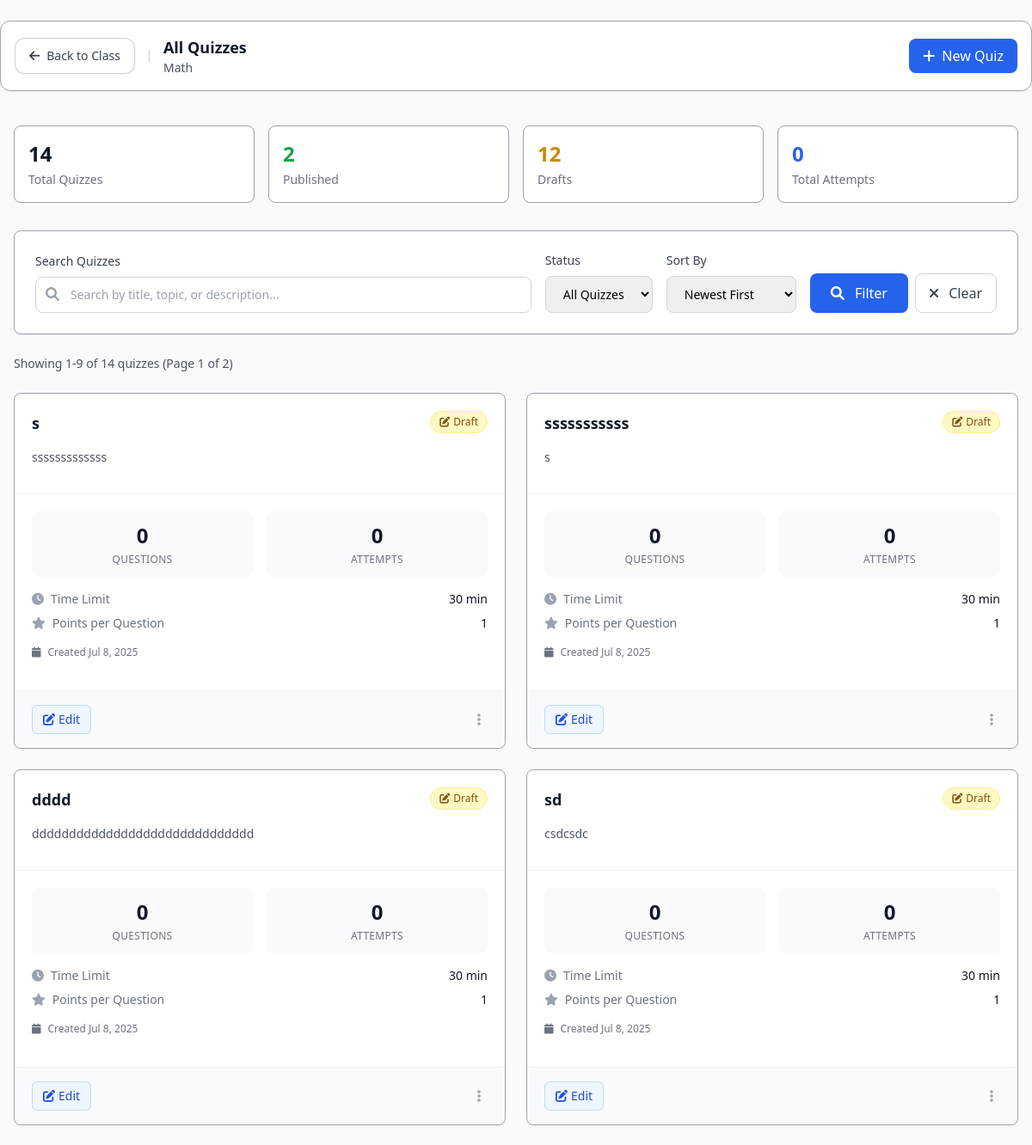
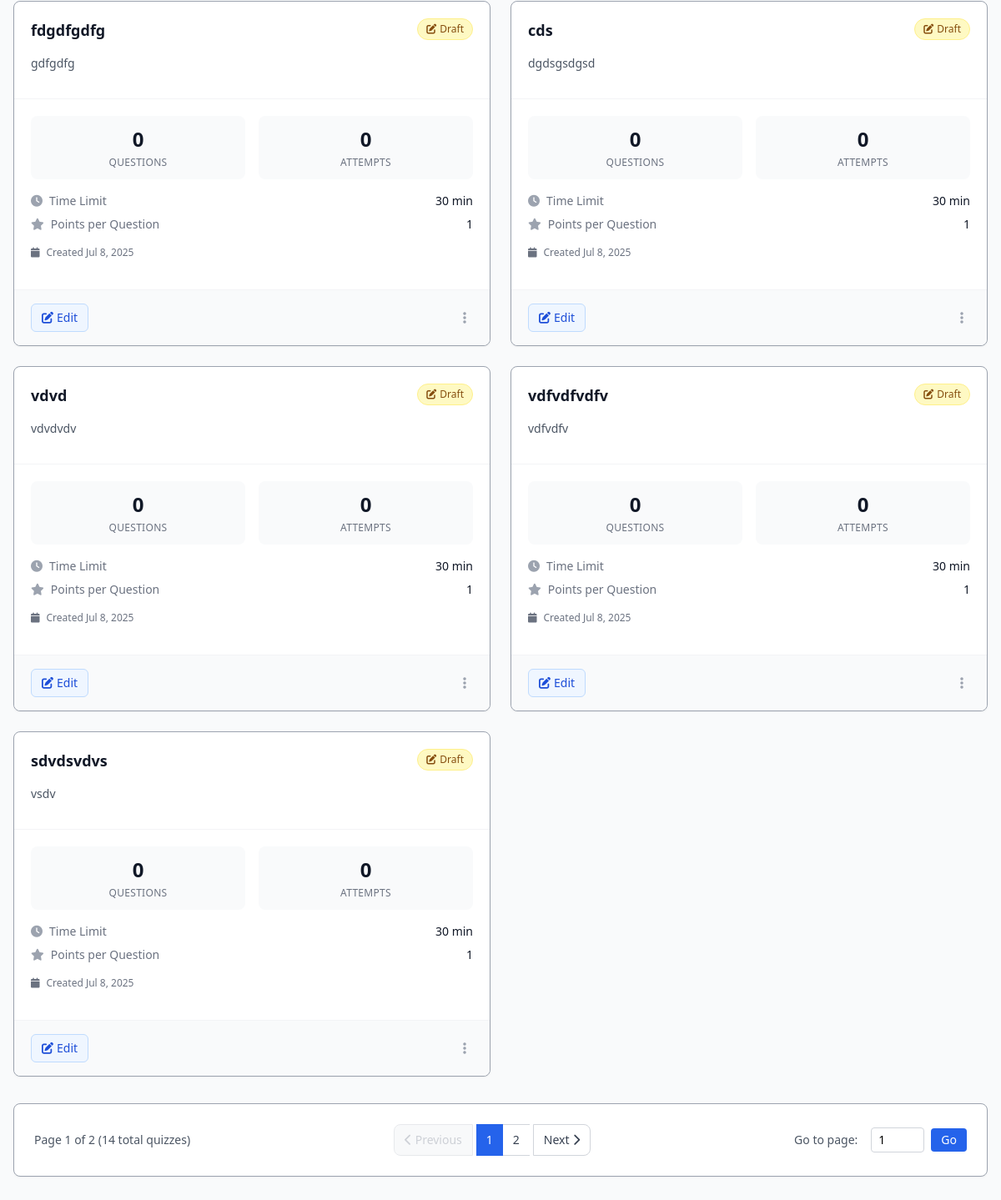
Screenshot of /Teacher/Contents/Quiz/allQuizzes.php?class_id=26 (signed in) with the database file from the repository (2 pictures, top to bottom).
### tables this page shows
CREATE TABLE `teacher_classes_tb` (
  `class_id` int(11) NOT NULL,
  `th_id` varchar(255) NOT NULL,
  `class_name` varchar(255) NOT NULL,
  `class_code` varchar(10) NOT NULL,
  `class_description` text DEFAULT NULL,
  `grade_level` varchar(20) NOT NULL,
  `strand` varchar(50) DEFAULT NULL,
  `status` enum('active','inactive','archived') NOT NULL DEFAULT 'active',
  `created_at` timestamp NOT NULL DEFAULT current_timestamp(),
  `updated_at` timestamp NOT NULL DEFAULT current_timestamp() ON UPDATE current_timestamp()
);

CREATE TABLE `quizzes_tb` (
  `quiz_id` int(11) NOT NULL,
  `class_id` int(11) NOT NULL,
  `th_id` varchar(255) NOT NULL,
  `quiz_title` varchar(255) NOT NULL,
  `quiz_description` text DEFAULT NULL,
  `quiz_topic` varchar(255) DEFAULT NULL,
  `time_limit` int(11) NOT NULL DEFAULT 30,
  `points_per_question` int(11) NOT NULL DEFAULT 1,
  `shuffle_questions` tinyint(1) NOT NULL DEFAULT 0,
  `show_results` tinyint(1) NOT NULL DEFAULT 1,
  `allow_retakes` tinyint(1) NOT NULL DEFAULT 0,
  `status` enum('draft','published','archived') NOT NULL DEFAULT 'draft',
  `created_at` timestamp NOT NULL DEFAULT current_timestamp(),
  `updated_at` timestamp NOT NULL DEFAULT current_timestamp() ON UPDATE current_timestamp(),
  `parent_quiz_id` int(11) DEFAULT NULL
);

### Teacher/Functions/quizListFunctions.php (called while the page is built, shortened)
<?php
function getClassInfo($conn, $class_id, $teacher_id) {
    $stmt = $conn->prepare("SELECT * FROM teacher_classes_tb WHERE class_id = ? AND th_id = ?");
    $stmt->bind_param("is", $class_id, $teacher_id);
    $stmt->execute();
    $result = $stmt->get_result();
    return $result->fetch_assoc();
}
function getQuizzesByFilters($conn, $class_id, $teacher_id, $searchTerm = '', $statusFilter = 'all', $sortBy = 'newest', $page = 1, $perPage = 10) {
    $offset = ($page - 1) * $perPage;
    $whereConditions = ["q.class_id = ? AND q.th_id = ?"];
    $params = [$class_id, $teacher_id];
    $paramTypes = "is";
    $whereClause = implode(" AND ", $whereConditions);
    $orderBy = getOrderByClause($sortBy);
    $totalQuizzes = getQuizzesCount($conn, $whereClause, $paramTypes, $params);
    $totalPages = ceil($totalQuizzes / $perPage);
    $quizzes = [];
    if ($totalQuizzes > 0) {
        $quizzes = fetchQuizzesWithStats(
            $conn,
            $whereClause,
            $orderBy,
            $perPage,
            $offset,
            $paramTypes,
            $params
        );
    }
    return [
        'quizzes' => $quizzes,
        'total' => $totalQuizzes,
        'totalPages' => $totalPages,
        'offset' => $offset
    ];
}
function getOrderByClause($sortBy) {
    switch($sortBy) {
        case 'newest':
        default:
            return "q.created_at DESC";
    }
}
function getQuizzesCount($conn, $whereClause, $paramTypes, $params) {
    $countQuery = "
        SELECT COUNT(DISTINCT q.quiz_id) as total
        FROM quizzes_tb q
        LEFT JOIN quiz_questions_tb qq ON q.quiz_id = qq.quiz_id
        LEFT JOIN quiz_attempts_tb qa ON q.quiz_id = qa.quiz_id AND qa.status = 'completed'
        WHERE {$whereClause}
    ";
    $stmt = $conn->prepare($countQuery);
    $stmt->bind_param($paramTypes, ...$params);
    $stmt->execute();
    return $stmt->get_result()->fetch_assoc()['total'];
}
function fetchQuizzesWithStats($conn, $whereClause, $orderBy, $limit, $offset, $paramTypes, $params) {
    $query = "
        SELECT
            q.*,
            COUNT(qq.question_id) as question_count,
            COUNT(DISTINCT qa.st_id) as attempt_count,
            AVG(qa.score) as avg_score
        FROM quizzes_tb q
        LEFT JOIN quiz_questions_tb qq ON q.quiz_id = qq.quiz_id
        LEFT JOIN quiz_attempts_tb qa ON q.quiz_id = qa.quiz_id AND qa.status = 'completed'
        WHERE {$whereClause}
        GROUP BY q.quiz_id
        ORDER BY {$orderBy}
        LIMIT ? OFFSET ?
    ";
    $params[] = $limit;
    $params[] = $offset;
    $paramTypes .= "ii";
    $stmt = $conn->prepare($query);
    $stmt->bind_param($paramTypes, ...$params);
    $stmt->execute();
    $result = $stmt->get_result();
    return $result->fetch_all(MYSQLI_ASSOC);
}
function getStatusBadge($status) {
    switch($status) {
        case 'draft':
            return 'bg-yellow-100 text-yellow-800 border-yellow-200';
    }
}
function formatTimeLimit($minutes) {
    if ($minutes < 60) return $minutes . ' min';
    $hours = floor($minutes / 60);
    $mins = $minutes % 60;
    return $hours . 'h' . ($mins > 0 ? ' ' . $mins . 'm' : '');
}

### Teacher/Contents/Quiz/allQuizzesIncludes/quiz-card-actions.php (the view, shortened to what this page needs)
<div class="px-5 py-4 bg-gray-50 border-t border-gray-100 rounded-b-lg">
    <div class="flex items-center justify-between">
        <div class="flex space-x-2">
            <a href="../Quiz/editQuiz.php?quiz_id=<?php echo $quiz['quiz_id']; ?>"
               class="inline-flex items-center px-3 py-1.5 text-sm font-medium text-blue-700 bg-blue-50 border border-blue-200 rounded-md hover:bg-blue-100 focus:ring-2 focus:ring-blue-500 transition-colors">
                <i class="fas fa-edit mr-1"></i>
                Edit
            </a>
        </div>
        <div class="relative">
            <button class="quiz-menu-btn inline-flex items-center p-2 text-gray-400 hover:text-gray-600 focus:outline-none focus:ring-2 focus:ring-blue-500 rounded-md transition-colors"
                    data-quiz-id="<?php echo $quiz['quiz_id']; ?>">
                <i class="fas fa-ellipsis-v"></i>
            </button>
        </div>
    </div>
</div>

### Teacher/Contents/Quiz/allQuizzes.php (shortened to what this page needs)
<?php
include_once '../../../Connection/conn.php';
include_once '../../Functions/quizListFunctions.php';
$class_id = intval($_GET['class_id']);
$teacher_id = $_SESSION['user_id'];
$classInfo = getClassInfo($conn, $class_id, $teacher_id);
$quizzesPerPage = 9;
$currentPage = isset($_GET['page']) ? max(1, intval($_GET['page'])) : 1;
$searchTerm = isset($_GET['search']) ? trim($_GET['search']) : '';
$statusFilter = isset($_GET['status']) ? $_GET['status'] : 'all';
$sortBy = isset($_GET['sort']) ? $_GET['sort'] : 'newest';
$quizzesData = getQuizzesByFilters(
    $conn,
    $class_id,
    $teacher_id,
    $searchTerm,
    $statusFilter,
    $sortBy,
    $currentPage,
    $quizzesPerPage
);
$quizzes = $quizzesData['quizzes'];
$totalQuizzes = $quizzesData['total'];
$totalPages = $quizzesData['totalPages'];
?>
<!DOCTYPE html>
<html lang="en">
<head>
    <?php include 'allQuizzesIncludes/quiz-header.php'; ?>
</head>
<body class="bg-gray-50 min-h-screen">
    <?php include 'allQuizzesIncludes/quiz-nav.php'; ?>
    <div class="max-w-7xl mx-auto px-4 py-6">
        <?php if ($totalQuizzes === 0 && empty($searchTerm) && $statusFilter === 'all'): ?>
            <?php include 'allQuizzesIncludes/quiz-empty-state.php'; ?>
        <?php else: ?>
            <?php include 'allQuizzesIncludes/quiz-stats.php'; ?>
            <?php include 'allQuizzesIncludes/quiz-filters.php'; ?>
            <?php if ($totalQuizzes === 0): ?>
                <?php include 'allQuizzesIncludes/quiz-no-results.php'; ?>
            <?php else: ?>
                <?php include 'allQuizzesIncludes/quiz-results-info.php'; ?>
                <div class="grid grid-cols-1 md:grid-cols-2 xl:grid-cols-3 gap-6 mb-8">
                    <?php foreach ($quizzes as $quiz): ?>
                        <?php include 'allQuizzesIncludes/quiz-card.php'; ?>
                    <?php endforeach; ?>
                </div>
                <?php if ($totalPages > 1): ?>
                    <?php include 'allQuizzesIncludes/quiz-pagination.php'; ?>
                <?php endif; ?>
            <?php endif; ?>
        <?php endif; ?>
    </div>
</body>
</html>

### Teacher/Contents/Quiz/allQuizzesIncludes/quiz-nav.php (shortened to what this page needs)
<div class="max-w-7xl sticky top-0 bg-white/95 backdrop-blur-sm rounded-xl z-10 shadow-sm border border-gray-400 mb-4 mt-6 mx-auto">
    <div class="max-w-7xl mx-auto px-4 py-4">
        <div class="flex items-center justify-between">
            <div class="flex items-center space-x-4">
                <a href="../../Contents/Tabs/classDetails.php?class_id=<?php echo $class_id; ?>"
                   class="bg-white hover:bg-gray-50 text-gray-700 px-4 py-2.5 rounded-xl flex items-center text-sm font-medium transition-all duration-200 shadow-sm hover:shadow-md border border-gray-400/50">
                    <i class="fas fa-arrow-left mr-2"></i>
                    <span>Back to Class</span>
                </a>
                <div>
                    <h1 class="text-lg font-semibold text-gray-900">All Quizzes</h1>
                    <p class="text-sm text-gray-600"><?php echo htmlspecialchars($classInfo['class_name']); ?></p>
                </div>
            </div>
            <button id="addQuizBtn"
                   class="inline-flex items-center px-4 py-2 bg-blue-600 text-white rounded-lg hover:bg-blue-700 focus:ring-2 focus:ring-blue-500 transition-colors shadow-sm">
                <i class="fas fa-plus mr-2"></i>
                New Quiz
            </button>
        </div>
    </div>
</div>

### Teacher/Contents/Quiz/allQuizzesIncludes/quiz-card.php (shortened to what this page needs)
<div class="quiz-card bg-white rounded-lg border border-gray-400 shadow-sm hover:shadow-md transition-all duration-200 hover:border-blue-200" data-quiz-id="<?php echo $quiz['quiz_id']; ?>">
    <div class="p-5 border-b border-gray-100">
        <div class="flex items-start justify-between mb-3">
            <div class="flex-1 min-w-0">
                <h4 class="text-lg font-semibold text-gray-900 mb-1 truncate" title="<?php echo htmlspecialchars($quiz['quiz_title']); ?>">
                    <?php echo htmlspecialchars($quiz['quiz_title']); ?>
                </h4>
            </div>
            <span class="inline-flex items-center px-2.5 py-1 rounded-full text-xs font-medium border <?php echo getStatusBadge($quiz['status']); ?>">
                <?php if ($quiz['status'] === 'published'): ?>
                    <i class="fas fa-globe mr-1"></i>
                <?php elseif ($quiz['status'] === 'draft'): ?>
                    <i class="fas fa-edit mr-1"></i>
                <?php else: ?>
                    <i class="fas fa-archive mr-1"></i>
                <?php endif; ?>
                <?php echo ucfirst($quiz['status']); ?>
            </span>
        </div>
        <?php if (!empty($quiz['quiz_description'])): ?>
            <p class="text-sm text-gray-600 line-clamp-2 mb-3">
                <?php echo htmlspecialchars($quiz['quiz_description']); ?>
            </p>
        <?php endif; ?>
    </div>
    <div class="p-5">
        <div class="grid grid-cols-2 gap-4 mb-4">
            <div class="text-center p-3 bg-gray-50 rounded-lg">
                <div class="text-2xl font-bold text-gray-900 mb-1">
                    <?php echo $quiz['question_count']; ?>
                </div>
                <div class="text-xs text-gray-500 uppercase tracking-wide">
                    Question<?php echo $quiz['question_count'] != 1 ? 's' : ''; ?>
                </div>
            </div>
            <div class="text-center p-3 bg-gray-50 rounded-lg">
                <div class="text-2xl font-bold text-gray-900 mb-1">
                    <?php echo $quiz['attempt_count']; ?>
                </div>
                <div class="text-xs text-gray-500 uppercase tracking-wide">
                    Attempt<?php echo $quiz['attempt_count'] != 1 ? 's' : ''; ?>
                </div>
            </div>
        </div>
        <?php include 'quiz-card-details.php'; ?>
        <div class="text-xs text-gray-500 mb-4 flex items-center">
            <i class="fas fa-calendar mr-2"></i>
            Created <?php echo date('M j, Y', strtotime($quiz['created_at'])); ?>
        </div>
    </div>
    <?php include 'quiz-card-actions.php'; ?>
</div>

### Teacher/Contents/Quiz/allQuizzesIncludes/quiz-card-details.php (shortened to what this page needs)
<div class="space-y-2 mb-4">
    <div class="flex items-center justify-between text-sm">
        <span class="text-gray-500 flex items-center">
            <i class="fas fa-clock mr-2 text-gray-400"></i>
            Time Limit
        </span>
        <span class="font-medium text-gray-900">
            <?php echo formatTimeLimit($quiz['time_limit']); ?>
        </span>
    </div>
    <div class="flex items-center justify-between text-sm">
        <span class="text-gray-500 flex items-center">
            <i class="fas fa-star mr-2 text-gray-400"></i>
            Points per Question
        </span>
        <span class="font-medium text-gray-900">
            <?php echo $quiz['points_per_question']; ?>
        </span>
    </div>
</div>

### Teacher/Contents/Quiz/allQuizzesIncludes/quiz-header.php (style rules this page uses)
.line-clamp-2 { display: -webkit-box; -webkit-line-clamp: 2; -webkit-box-orient: vertical; overflow: hidden; }
.quiz-card { transition: all 0.2s ease; }

### rows the page displays
teacher_classes_tb: class_name "Math"
quizzes_tb: quiz_title "s", status "Draft", quiz_description "sssssssssssss", question_count "0", attempt_count "0", time_limit "30 min", points_per_question "1", created_at "Jul 8, 2025"
quizzes_tb: quiz_title "sssssssssss", status "Draft", quiz_description "s", question_count "0", attempt_count "0", time_limit "30 min", points_per_question "1", created_at "Jul 8, 2025"
quizzes_tb: quiz_title "dddd", status "Draft", quiz_description "dddddddddddddddddddddddddddddd", question_count "0", attempt_count "0", time_limit "30 min", points_per_question "1", created_at "Jul 8, 2025"
quizzes_tb: quiz_title "sd", status "Draft", quiz_description "csdcsdc", question_count "0", attempt_count "0", time_limit "30 min", points_per_question "1", created_at "Jul 8, 2025"
quizzes_tb: quiz_title "fdgdfgdfg", status "Draft", quiz_description "gdfgdfg", question_count "0", attempt_count "0", time_limit "30 min", points_per_question "1", created_at "Jul 8, 2025"
quizzes_tb: quiz_title "cds", status "Draft", quiz_description "dgdsgsdgsd", question_count "0", attempt_count "0", time_limit "30 min", points_per_question "1", created_at "Jul 8, 2025"
quizzes_tb: quiz_title "vdvd", status "Draft", quiz_description "vdvdvdv", question_count "0", attempt_count "0", time_limit "30 min", points_per_question "1", created_at "Jul 8, 2025"
quizzes_tb: quiz_title "vdfvdfvdfv", status "Draft", quiz_description "vdfvdfv", question_count "0", attempt_count "0", time_limit "30 min", points_per_question "1", created_at "Jul 8, 2025"
quizzes_tb: quiz_title "sdvdsvdvs", status "Draft", quiz_description "vsdv", question_count "0", attempt_count "0", time_limit "30 min", points_per_question "1", created_at "Jul 8, 2025"

### other values shown
$totalQuizzes "14"
$statsData['published'] "2"
$statsData['drafts'] "12"
$statsData['attempts'] "0"
$offset + 1 "1"
min($offset + $quizzesPerPage, $totalQuizzes) "9"
$currentPage "1"
$totalPages "2"
